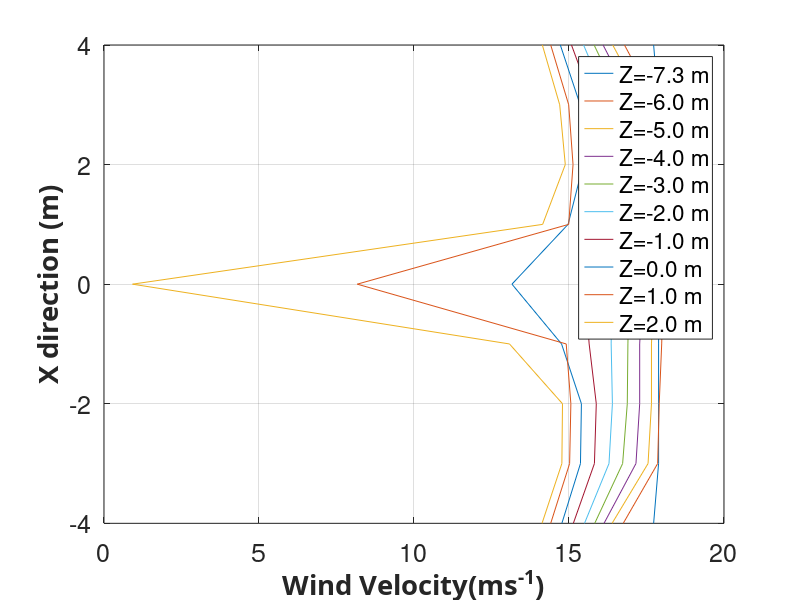

Here is the MATLAB script that generated this plot:
clear;
close all;
%Babak Wind at the tree base


x_direction = [-4.00	-3.00	-2.00	-1.00	0.00	1.00	2.00	3.00	4.00]; 

z_direction_n7p3=[17.73	17.89	17.89	17.89	17.89	17.89	17.89	17.89	17.73];
z_direction_n6=[16.75	17.86	17.91	17.99	18.04	17.92	17.86	17.82	16.79];
z_direction_n5=[16.39	17.55	17.66	17.66	17.75	17.62	17.56	17.45	16.41];
z_direction_n4=[16.13	17.16	17.28	17.28	17.38	17.39	17.24	17.09	16.10];
z_direction_n3=[15.83	16.73	16.88	16.90	16.94	17.00	16.83	16.73	15.81];
z_direction_n2=[15.50	16.29	16.40	16.36	16.38	16.50	16.38	16.29	15.47];
z_direction_n1=[15.14	15.82	15.88	15.65	15.50	15.81	15.90	15.79	15.08];
z_direction_0=[14.77	15.37	15.40	14.76	13.16	14.97	15.46	15.36	14.72];
z_direction_p1=[14.41	15.02	15.06	14.91	8.17	14.99	15.13	14.99	14.41];
z_direction_p2=[14.13	14.77	14.79	13.08	0.92	14.15	14.88	14.70	14.14];




plot(z_direction_n7p3,x_direction,'-','MarkerSize',8,'MarkerEdgeColor','black','MarkerFaceColor',[0, 0.4470, 0.7410]);
hold on
plot(z_direction_n6,x_direction,'-','MarkerSize',8,'MarkerEdgeColor','black','MarkerFaceColor',[0.8500, 0.3250, 0.0980]);
plot(z_direction_n5,x_direction,'-','MarkerSize',8,'MarkerEdgeColor','black','MarkerFaceColor',[0.9290, 0.6940, 0.1250]);
plot(z_direction_n4,x_direction,'-','MarkerSize',8,'MarkerEdgeColor','black','MarkerFaceColor',[0.4940, 0.1840, 0.5560]);
plot(z_direction_n3,x_direction,'-','MarkerSize',8,'MarkerEdgeColor','black','MarkerFaceColor',[0.4660, 0.6740, 0.1880]);
plot(z_direction_n2,x_direction,'-','MarkerSize',8,'MarkerEdgeColor','black','MarkerFaceColor',[0.3010 0.7450 0.9330]);
plot(z_direction_n1,x_direction,'-','MarkerSize',8,'MarkerEdgeColor','black','MarkerFaceColor',[0.6350 0.0780 0.1840]);
plot(z_direction_0,x_direction,'-','MarkerSize',8,'MarkerEdgeColor','black','MarkerFaceColor',[0.255 0.140 0]);
plot(z_direction_p1,x_direction,'-','MarkerSize',8,'MarkerEdgeColor','black','MarkerFaceColor',[0.255 0.105 0.180]);
plot(z_direction_p2,x_direction,'-','MarkerSize',8,'MarkerEdgeColor','black','MarkerFaceColor',[0.191 0.62 0.255]);



%xlim([-4 4])
%ylim([0 20])

grid on
box on

xlabel('Wind Velocity(ms^{-1})','FontWeight','bold','FontSize',20,...
    'FontName','Calibri');
ylabel('X direction (m)','FontWeight','bold','FontSize',20,...
    'FontName','Calibri');

set(gca,'fontsize',18);


legend('Z=-7.3 m','Z=-6.0 m','Z=-5.0 m','Z=-4.0 m','Z=-3.0 m','Z=-2.0 m','Z=-1.0 m','Z=0.0 m','Z=1.0 m','Z=2.0 m')

